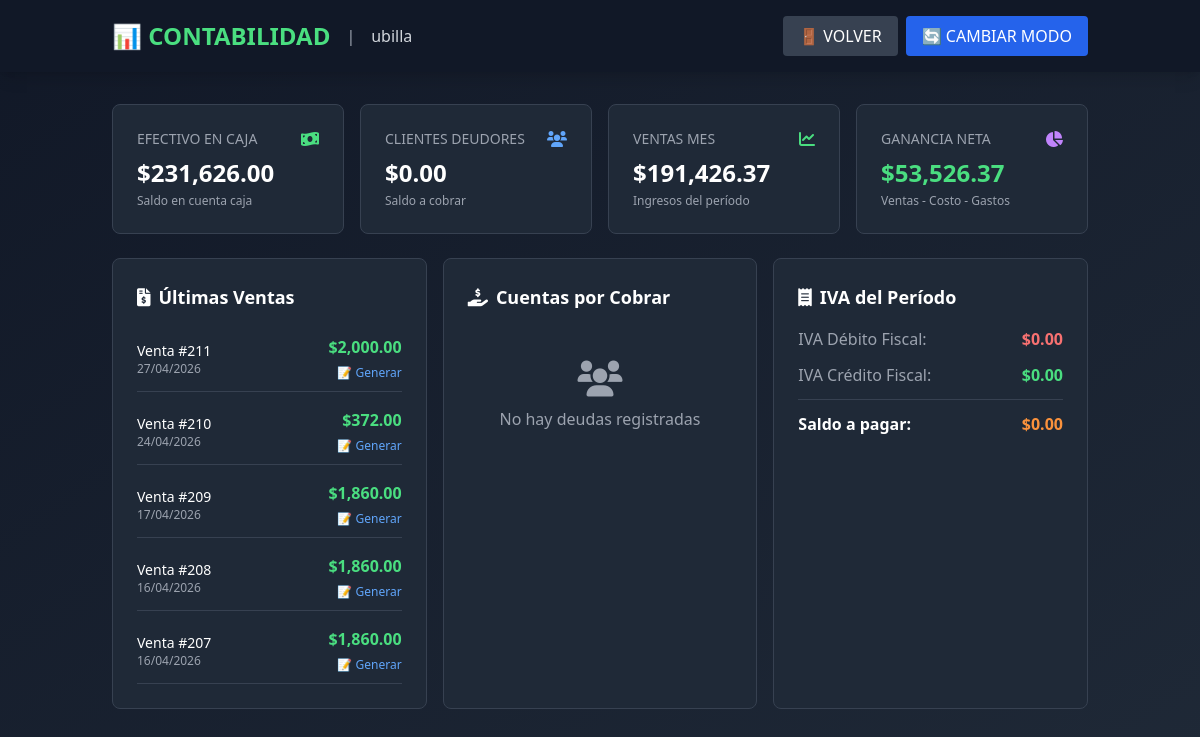
The app's page /contabilidad.php (signed in), older data.
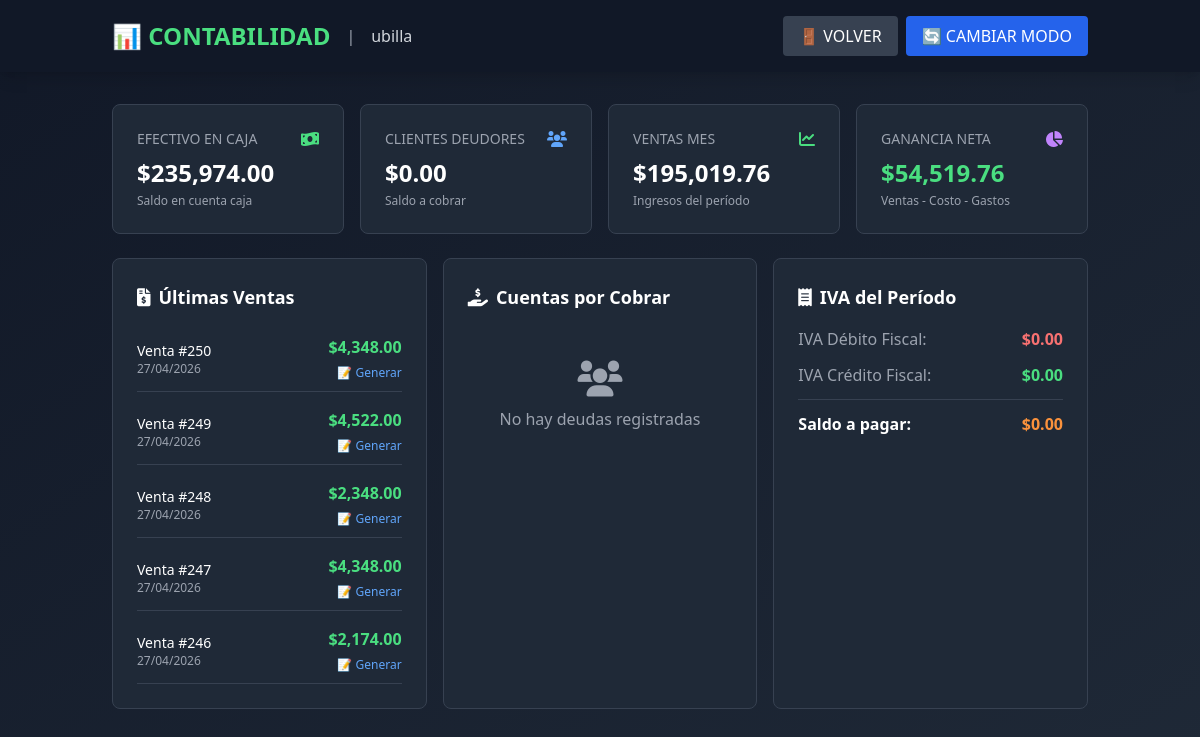
The same page, newer data.
### tables this page shows
CREATE TABLE `ventas` (
  `id` int(11) NOT NULL AUTO_INCREMENT,
  `fecha` datetime DEFAULT current_timestamp(),
  `cliente_id` int(11) DEFAULT NULL,
  `total` decimal(10,2) DEFAULT NULL,
  `tipo_comprobante` varchar(10) DEFAULT NULL,
  `estado` varchar(20) DEFAULT 'COMPLETADA',
  `ganancia` decimal(10,2) DEFAULT NULL,
  `usuario_id` int(11) DEFAULT 1,
  `empresa_id` int(11) NOT NULL DEFAULT 1,
  PRIMARY KEY (`id`),
  KEY `cliente_id` (`cliente_id`),
  CONSTRAINT `ventas_ibfk_1` FOREIGN KEY (`cliente_id`) REFERENCES `clientes` (`id`)
);

### config.php (called while the page is built, shortened)
<?php
function getDB() {
    try {
        $pdo = new PDO("mysql:host=".DB_HOST.";dbname=".DB_NAME.";charset=utf8mb4", DB_USER, DB_PASS);
        $pdo->setAttribute(PDO::ATTR_ERRMODE, PDO::ERRMODE_EXCEPTION);
        $pdo->setAttribute(PDO::ATTR_DEFAULT_FETCH_MODE, PDO::FETCH_ASSOC);
        return $pdo;
    } catch(PDOException $e) {
        die("Error de conexión: " . $e->getMessage());
    }
}
function getUser() {
    $db = getDB();
    $stmt = $db->prepare("SELECT id, nombre, rol, empresa_id FROM usuarios WHERE id = ?");
    $stmt->execute([$_SESSION['user_id']]);
    return $stmt->fetch();
}

### contabilidad_motor.php (called while the page is built, shortened)
<?php
require_once 'config.php';
class MotorContable {
    private $db;
    private $empresa_id;
    public function __construct($empresa_id, $db = null) {
        $this->empresa_id = $empresa_id;
        $this->db = $db ?: getDB();
    }
    public function getResumenCuentas($fecha_hasta = null) {
        $fecha_hasta = $fecha_hasta ?: date('Y-m-d');
        $stmt = $this->db->prepare("
            SELECT
                pc.codigo,
                pc.nombre,
                pc.tipo,
                pc.subtipo,
                COALESCE(SUM(ad.debe), 0) as total_debe,
                COALESCE(SUM(ad.haber), 0) as total_haber,
                CASE
                    WHEN pc.tipo IN ('ACTIVO', 'GASTO')
                    THEN COALESCE(SUM(ad.debe) - SUM(ad.haber), 0)
                    WHEN pc.tipo IN ('PASIVO', 'PATRIMONIO_NETO', 'INGRESO')
                    THEN COALESCE(SUM(ad.haber) - SUM(ad.debe), 0)
                    ELSE 0
                END as saldo
            FROM plan_cuentas pc
            LEFT JOIN asiento_detalles ad ON pc.id = ad.cuenta_id
            LEFT JOIN asientos_contables ac ON ad.asiento_id = ac.id
            WHERE pc.empresa_id = ? AND pc.imputable = 1
            AND (ac.fecha IS NULL OR ac.fecha <= ?)
            GROUP BY pc.id, pc.codigo, pc.nombre, pc.tipo, pc.subtipo
            ORDER BY pc.codigo
        ");
        $stmt->execute([$this->empresa_id, $fecha_hasta]);
        return $stmt->fetchAll();
    }
}
?>

### contabilidad.php (the view, shortened to what the changed rows need)
<?php
require_once 'config.php';
require_once 'contabilidad_motor.php';
$user = getUser();
$empresa_id = $user['empresa_id'];
$db = getDB();
$motor = new MotorContable($empresa_id, $db);
$resumen_cuentas = $motor->getResumenCuentas();
$totales = [
    'ACTIVO' => ['debe' => 0, 'haber' => 0, 'saldo' => 0],
    'PASIVO' => ['debe' => 0, 'haber' => 0, 'saldo' => 0],
    'PATRIMONIO_NETO' => ['debe' => 0, 'haber' => 0, 'saldo' => 0],
    'INGRESO' => ['debe' => 0, 'haber' => 0, 'saldo' => 0],
    'GASTO' => ['debe' => 0, 'haber' => 0, 'saldo' => 0]
];
$saldo_caja = 0;
foreach ($resumen_cuentas as $cuenta) {
    if (isset($totales[$cuenta['tipo']])) {
        $totales[$cuenta['tipo']]['debe'] += $cuenta['total_debe'];
        $totales[$cuenta['tipo']]['haber'] += $cuenta['total_haber'];
        $totales[$cuenta['tipo']]['saldo'] += $cuenta['saldo'];
    }
    if ($cuenta['codigo'] === '1.01.01') {
        $saldo_caja = $cuenta['saldo'];
    }
}
$ventas_totales = $totales['INGRESO']['saldo'];
$costo_venta = 0;
$gastos_operativos = 0;
foreach ($resumen_cuentas as $cuenta) {
    if ($cuenta['codigo'] === '6.01.01') {
        $costo_venta = $cuenta['saldo'];
    }
}
foreach ($resumen_cuentas as $cuenta) {
    if ($cuenta['tipo'] === 'GASTO' && $cuenta['codigo'] !== '6.01.01') {
        $gastos_operativos += $cuenta['saldo'];
    }
}
$ganancia_neta = $ventas_totales - $costo_venta - $gastos_operativos;
?>
<!DOCTYPE html>
<html lang="es">
<head>
    <script src="https://cdn.tailwindcss.com"></script>
    <link rel="stylesheet" href="https://cdnjs.cloudflare.com/ajax/libs/font-awesome/6.0.0/css/all.min.css">
</head>
<body class="min-h-screen bg-gradient-to-br from-gray-900 to-gray-800 text-gray-100">
    <header class="bg-gray-900 shadow-lg">
        <div class="container mx-auto px-6 py-4 flex justify-between items-center">
            <div class="flex items-center gap-4">
                <h1 class="text-2xl font-bold text-green-400">📊 CONTABILIDAD</h1>
            </div>
        </div>
    </header>
    <main class="container mx-auto px-6 py-8">
        <div id="vistaDueño" class="space-y-6">
            <div class="grid grid-cols-1 md:grid-cols-4 gap-4">
                <div class="bg-gray-800 rounded-lg border border-gray-700 p-6">
                    <div class="flex items-center justify-between mb-2">
                        <h3 class="text-gray-400 text-sm">EFECTIVO EN CAJA</h3>
                        <i class="fas fa-money-bill-wave text-green-400"></i>
                    </div>
                    <p class="text-2xl font-bold text-white">
                        $<?= number_format($saldo_caja, 2) ?>
                    </p>
                    <p class="text-gray-400 text-xs mt-1">Saldo en cuenta caja</p>
                </div>
                <div class="bg-gray-800 rounded-lg border border-gray-700 p-6">
                    <div class="flex items-center justify-between mb-2">
                        <h3 class="text-gray-400 text-sm">VENTAS MES</h3>
                        <i class="fas fa-chart-line text-green-400"></i>
                    </div>
                    <p class="text-2xl font-bold text-white">
                        $<?= number_format($totales['INGRESO']['saldo'], 2) ?>
                    </p>
                    <p class="text-gray-400 text-xs mt-1">Ingresos del período</p>
                </div>
                <div class="bg-gray-800 rounded-lg border border-gray-700 p-6">
                    <div class="flex items-center justify-between mb-2">
                        <h3 class="text-gray-400 text-sm">GANANCIA NETA</h3>
                        <i class="fas fa-chart-pie text-purple-400"></i>
                    </div>
                    <p class="text-2xl font-bold <?= $ganancia_neta >= 0 ? 'text-green-400' : 'text-red-400' ?>">
                        $<?= number_format($ganancia_neta, 2) ?>
                    </p>
                    <p class="text-gray-400 text-xs mt-1">Ventas - Costo - Gastos</p>
                </div>
            </div>
            <div class="grid grid-cols-1 md:grid-cols-3 gap-4">
                <div class="bg-gray-800 rounded-lg border border-gray-700 p-6">
                    <div class="space-y-2">
                        <?php
                        $stmt = $db->prepare("SELECT id, total, fecha FROM ventas WHERE empresa_id = ? ORDER BY fecha DESC LIMIT 5");
                        $stmt->execute([$empresa_id]);
                        $ultimas_ventas = $stmt->fetchAll();
                        foreach ($ultimas_ventas as $venta):
                        ?>
                        <div class="flex justify-between items-center py-2 border-b border-gray-700">
                            <div>
                                <p class="text-white text-sm">Venta #<?= $venta['id'] ?></p>
                                <p class="text-gray-400 text-xs"><?= date('d/m/Y', strtotime($venta['fecha'])) ?></p>
                            </div>
                            <div class="text-right">
                                <p class="text-green-400 font-bold">$<?= number_format($venta['total'], 2) ?></p>
                                <button onclick="generarAsientoVenta(<?= $venta['id'] ?>)" class="text-blue-400 text-xs hover:text-blue-300">
                                    📝 Generar
                                </button>
                            </div>
                        </div>
                        <?php endforeach; ?>
                    </div>
                </div>
            </div>
        </div>
    </main>
</body>
</html>

Row changes from the older to the newer data that the page shows:
no longer on this page (row unchanged): ventas: id "211", fecha "27/04/2026", total "2,000.00"
no longer on this page (row unchanged): ventas: id "210", fecha "24/04/2026", total "372.00"
no longer on this page (row unchanged): ventas: id "209", fecha "17/04/2026", total "1,860.00"
no longer on this page (row unchanged): ventas: id "208", fecha "16/04/2026", total "1,860.00"
no longer on this page (row unchanged): ventas: id "207", fecha "16/04/2026", total "1,860.00"
added ventas: id "250", fecha "27/04/2026", total "4,348.00"
added ventas: id "249", fecha "27/04/2026", total "4,522.00"
added ventas: id "248", fecha "27/04/2026", total "2,348.00"
added ventas: id "247", fecha "27/04/2026", total "4,348.00"
added ventas: id "246", fecha "27/04/2026", total "2,174.00"
Text that changed along with them:
$saldo_caja: "231,626.00" → "235,974.00"
$totales['INGRESO']['saldo']: "191,426.37" → "195,019.76"
$ganancia_neta: "53,526.37" → "54,519.76"
